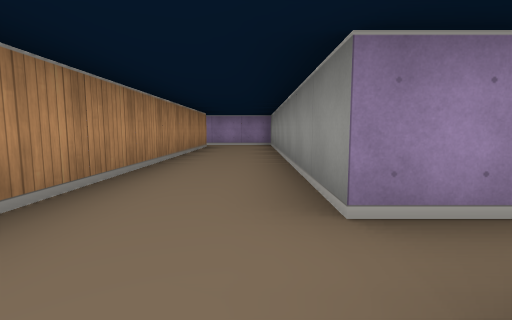
view 1 (above)

16 first-person views from a walk through a cub3D maze. The camera is about half as high as the walls, tilts 6° down and sees 85° across. The floor is counted in squares. Each view is taken from the middle of a square. On the plan, view 1 faces up. The plan holds only what a view shows up to about 9 squares ahead; the rest is blank.

view 2
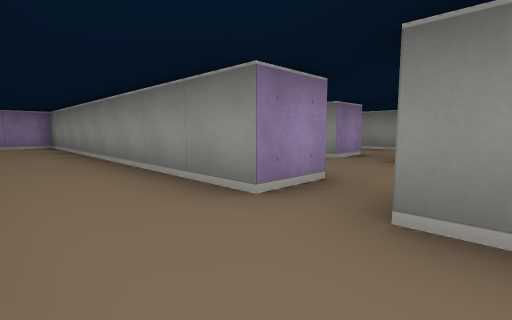

view 3
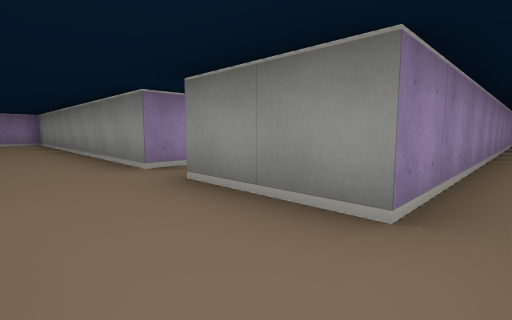

view 4
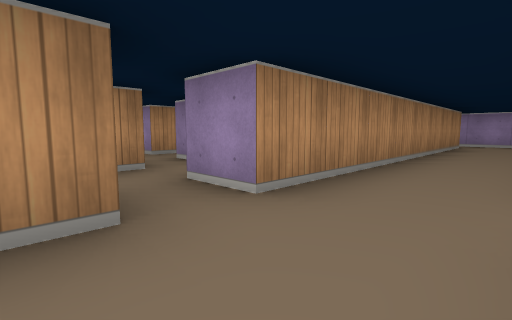

view 5
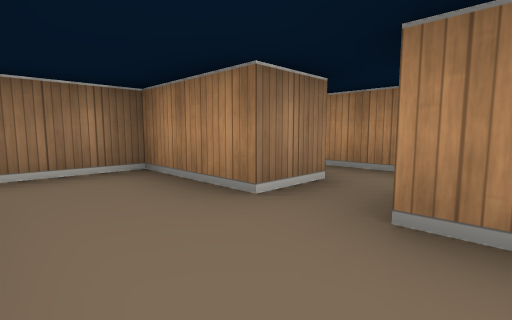

view 6
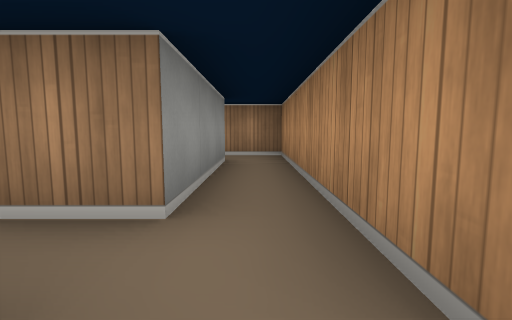

view 7
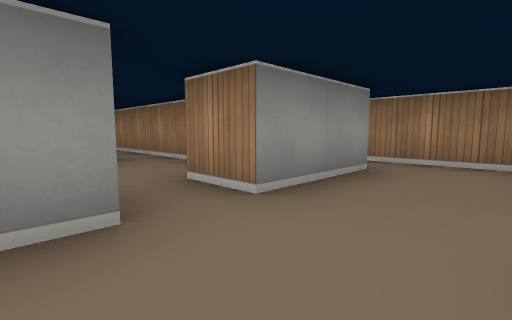

view 8
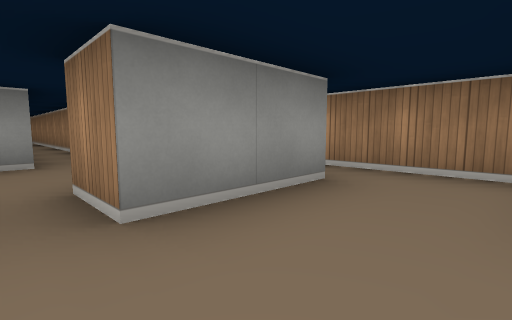

view 9
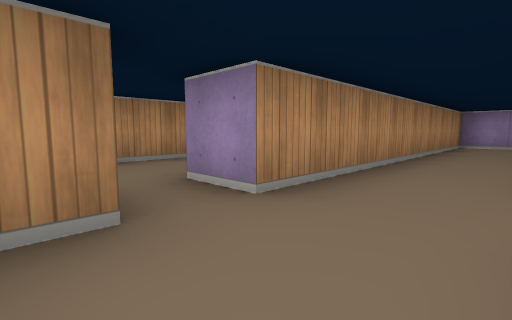

view 10
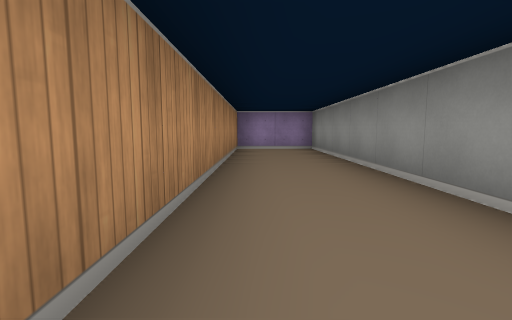

view 11
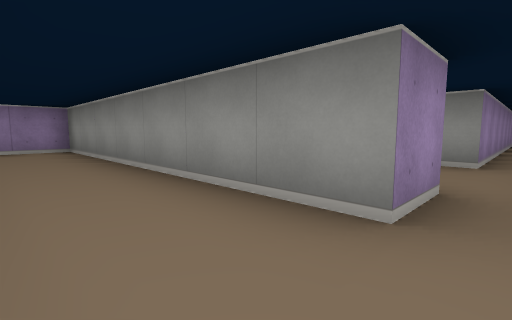

view 12
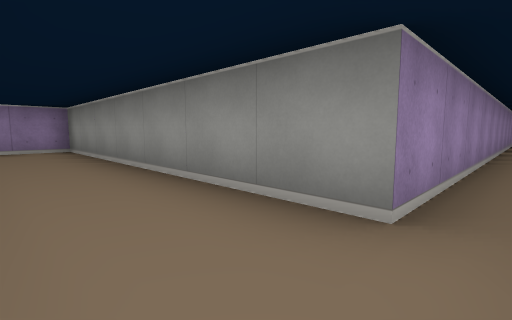

view 13
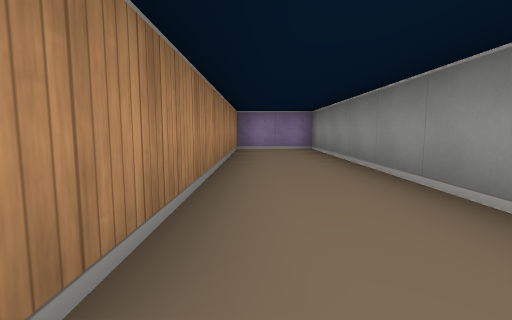

view 14
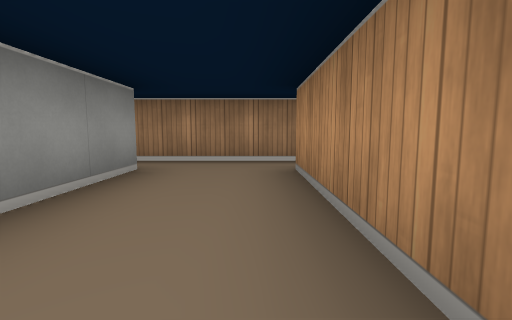

view 15
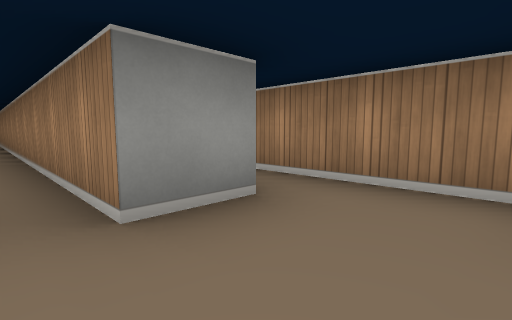

view 16
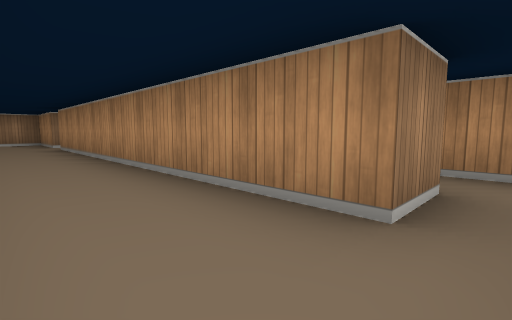

### Floor plan
Points are (right, up) in squares from view 1. A wall is a line through its corners. A room is listed if a view was taken in it or the views show most of it. See-through windows are left out.
Room 1 (views 1, 2, 5, 7, 8, 16)
walls: (-1.5, 8.5) (-1.5, 0.5); (0.5, 1.5) (0.5, 9.5) (-1.8, 9.5); (0.5, -0.5) (0.5, 0.5)
ways out: opening at (-0.5, -1) to room 2; opening at (-2, 0) to room 3; opening at (-2, 9) to room 3; opening at (1, 1) to room 4
Room 2 (views 3, 4)
walls: (10, -1.5) (0.5, -1.5) (0.5, -0.5); (-1.5, -0.5) (-1.5, -2.5) (1.1, -2.5)
ways out: opening at (-0.5, -1) to room 1
Room 3 (view 6)
walls: (-3.5, 0.6) (-3.5, -4.5) (-2.4, -4.5); (-1.5, 0.5) (-2.5, 0.5); (-2.6, 8.5) (-1.5, 8.5); (-3.5, 8.9) (-3.5, 8.2); (-2.5, -3.5) (-2.5, -0.5) (-1.5, -0.5)
ways out: opening at (-2, 0) to room 1; opening at (-2, 9) to room 1; opening at (-4, 1); opening at (-2, -4)
Room 4 (views 9, 10, 11, 15)
walls: (3.5, 0.4) (3.5, 1.5) (4.5, 1.5); (4.5, 2.5) (3.5, 2.5) (3.5, 9.5) (1.5, 9.5) (1.5, 1.5) (0.5, 1.5); (2, -0.5) (10.4, -0.5); (0.5, 0.5) (1.5, 0.5) (1.5, 0)
ways out: opening at (1, 1) to room 1; opening at (4, 2) to room 5
Room 5 (views 12, 13, 14)
walls: (6.5, 2.5) (6.5, 9.5) (4.5, 9.5) (4.5, 2.5); (4.5, 1.5) (6.5, 1.5)
ways out: opening at (4, 2) to room 4; opening at (7, 2)

Positions as (right, up) in squares from view 1, and headings:
1: (0, 0), facing up
2: (-1, 0), facing up-right
3: (-1, -2), facing up-right
4: (0, -1), facing up-left
5: (0, 1), facing down-left
6: (-3, 1), facing down
7: (-1, 2), facing down-right
8: (-1, 1), facing down-right
9: (3, 0), facing up-left
10: (2, 2), facing up
11: (2, 2), facing up-right
12: (5, 2), facing up-right
13: (5, 2), facing up
14: (5, 6), facing down
15: (2, 2), facing down-right
16: (0, 9), facing down-left
